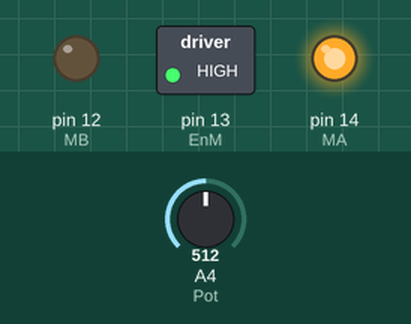
Simulated run of this sketch. Board: Arduino Uno, built with avr-gcc and run on an emulated ATmega328P. Parts: switched loads named in the sketch (green lamp = pin HIGH), output pins drawn as LEDs (lit = HIGH). The inputs (shaded band) are chosen by the test bench; at power-on: A4 (Pot) = 512. What the sketch prints to the serial monitor is not drawn.

Above: at 0.1 s.
Timing chart, 0 to 1.6 s (numbered marks = the images above):
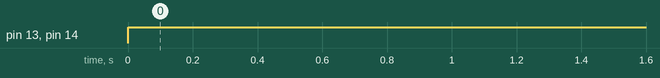

The sketch:

P5A1-Pot_SentidoMotor.ino
```cpp
#define EnM 13
#define MB 12
#define MA 14
#define Pot 4

int lecturaPot;
float lectPotVolt;
String giro;

void setup() {
  pinMode(EnM,OUTPUT);
  pinMode(MA,OUTPUT);
  pinMode(MB,OUTPUT);
  Serial.begin(115200);
}

void loop() {
  lecturaPot = 4095 - analogRead(Pot);
  digitalWrite(EnM,HIGH);
  digitalWrite(MA,LOW);
  digitalWrite(MB,LOW);
  giro = "Detenido";
  if(lecturaPot*3.3/4095 < 1.32){
    digitalWrite(MA,LOW);
    digitalWrite(MB,HIGH);
    giro = "Levógiro";
  }
  if(lecturaPot*3.3/4095 > 1.98){
    digitalWrite(MA,HIGH);
    digitalWrite(MB,LOW);
    giro = "Dextrógiro";
  }
  lectPotVolt = lecturaPot*3.3/4095;
  Serial.print("Voltaje: ");
  Serial.print(lectPotVolt);
  Serial.println(" v --- "+giro);

  delay(400);
}
```

Measured:
- by itself, pin 13 (EnM), pin 14 (MA): LOW → HIGH at 0.00 s
